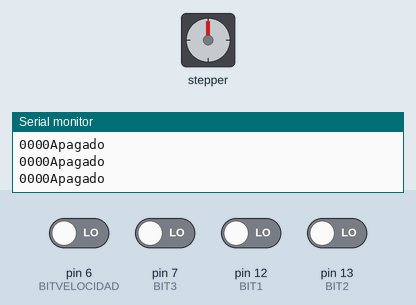
This sketch was run on a simulated Arduino Uno, built with avr-gcc and run on an emulated ATmega328P. On the bench: stepper motor, the last lines printed to the serial monitor. The test bench sets the inputs (shaded band); at power-on: pin 6 (BITVELOCIDAD), pin 7 (BIT3), pin 12 (BIT1), pin 13 (BIT2) LOW. Stepper angles assume 512 steps per turn.

Above: at 1.2 s.
1.3 s: pin 6 (BITVELOCIDAD) driven HIGH
2.8 s: pin 7 (BIT3) driven HIGH
4.3 s: pin 12 (BIT1) driven HIGH
At 4.81 s:
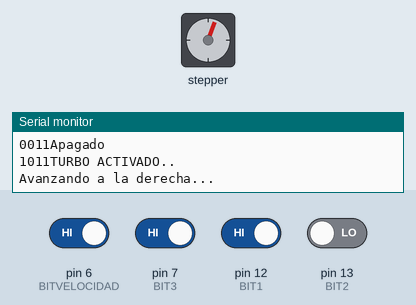
At 5.42 s:
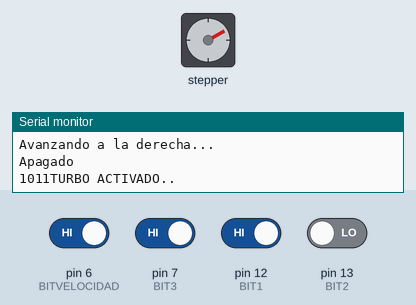
7.3 s: pin 13 (BIT2) driven HIGH
At 8.6 s:
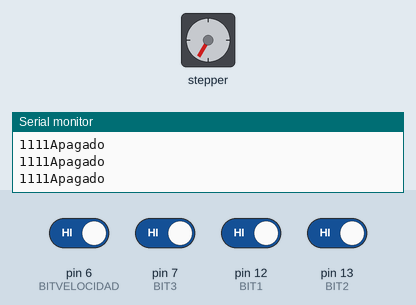
8.9 s: pin 12 (BIT1) driven LOW
At 9.42 s:
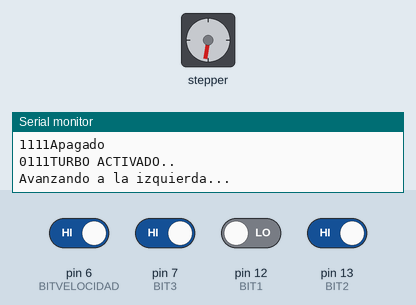
11.9 s: pin 6 (BITVELOCIDAD) driven LOW
Timing chart, 0 to 15.9 s (numbered marks = the images above; inputs shaded):
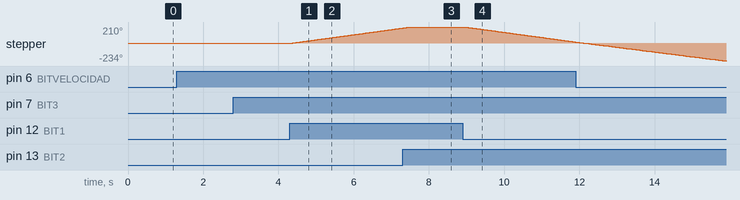

Measured:
- after the input at 4.3 s, stepper: keeps turning clockwise at about 67°/s, starting after 0.06 s
- after the input at 7.3 s, stepper: goes on until 7.5 s, then stays 210°
- after the input at 8.9 s, stepper: keeps turning counter-clockwise at about 67°/s, starting after 0.07 s

The sketch:

Pasos_menu_switch.ino
```cpp
//#include <Stepper.h>
#include <Stepper_28BYJ_48.h>
//#include <CheapStepper.h>

#define BIT1 12
#define BIT2 13
#define BIT3 7
#define BITVELOCIDAD 6

int estadobit1;
int estadobit2;
int estadobit3;
int estadobit4;

// Esto es el número de pasos por revolución
#define PASOS 32 //POR DEFECTO EN ESTE MOTOR TIENE 4096 CON UNA PRECISION CASI EXACTA
#define NPASOS -50 //POR DEFECTO EN ESTE MOTOR TIENE 4096 CON UNA PRECISION CASI EXACTA
// Número de pasos que queremos que de

// Constructor, pasamos STEPS y los pines donde tengamos conectado el motor
Stepper_28BYJ_48 avanzar(8, 9, 10, 11);


void derecha(){
  Serial.println("Avanzando a la derecha...");
  avanzar.step(50);   // Movemos el motor un número determinado de pasos a la derecha
}

void izquierda(){
  Serial.println("Avanzando a la izquierda...");
  avanzar.step(NPASOS);   // Movemos el motor un número determinado de pasos a la izquierda
}


void setup() {
  pinMode(BIT1, INPUT);
  pinMode(BIT2, INPUT);
  pinMode(BIT3, INPUT);
  pinMode(BITVELOCIDAD, INPUT);
  Serial.begin(9600);
  Serial.println("Puedes ingresar un dato ya");
}
void loop() {
  //avanzar.setRpm(50000);
  estadobit1 = digitalRead(BIT1);
  estadobit2 = digitalRead(BIT2);
  estadobit3 = digitalRead(BIT3);
  estadobit4 = digitalRead(BITVELOCIDAD);

  //digitalWrite(BIT1, estadobit1);
  //digitalWrite(BIT2, estadobit2);
  //digitalWrite(BIT2, estadobit2);

  Serial.print(estadobit1);
  Serial.print(estadobit2);
  Serial.print(estadobit3);
  Serial.print(estadobit4);
  if((estadobit1==1) && (estadobit2 == 0) && (estadobit3 == 1)/*Mientras este prendido*/){
    if(estadobit4 == 1){
    Serial.println("TURBO ACTIVADO..");
    }
    else{
      delay(40);
    }
    derecha();
  }

  if((estadobit1==0) && (estadobit2 == 1) && (estadobit3 == 1)/*Mientras este prendido*/){
    if(estadobit4 == 1){
    Serial.println("TURBO ACTIVADO..");
    }
    else{
      delay(40);
    }
    izquierda();
  }
  Serial.println("Apagado");
}
```
